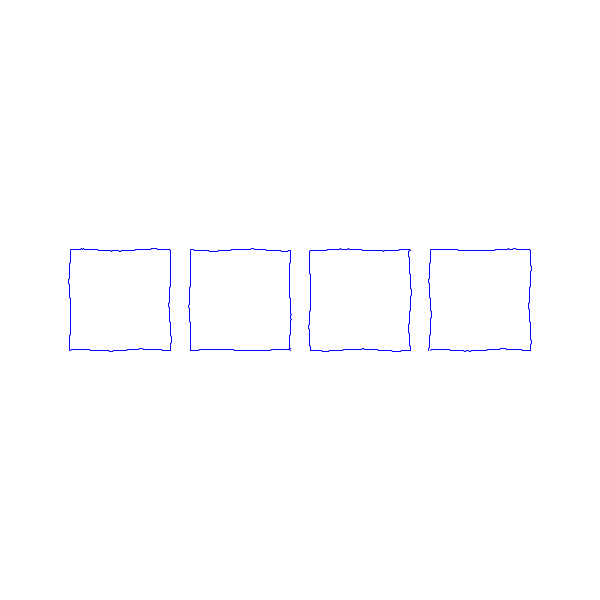
Frame 1 (no input)
Frame 60 (the mouse pressed at the canvas centre just before this capture): identical to frame 1, image omitted
Frame 120 (the mouse held since frame 60 and released just before this capture): identical to frame 1, image omitted

The Processing sketch that drew this single still picture (run headless with seeded random() and noise(); from frame 60 on, the mouse is pressed at the canvas centre):

// Processing sketch: processing_151233
// ── processing_151233.pde


void setup() {
  size ( 600, 600 );
  noFill();
  rectMode( CENTER );
}

void draw() {
  background( 255 );
  int size = 100;
  //int x = width / 2;
  int y = height / 2;

  stroke( 0, 0, 255);
  for (int x=0; x<480; x+=size+20) {
    roughRect( 70+x, y-50, size, size);
  }
}





void roughRect( int xPos, int yPos, int sizeWidth, int sizeHeight ) {
  // you can change this
  float variance = 2; 

  // I don't recommend changing these
  float xstep = 1;
  float ystep = 1;
  float lastx = -999;
  float lasty = -999;
  float angle = xPos*yPos; // make sure each rectangle has a different roughness 
  float y = yPos;
  float x = xPos;

  // draw top left to top right
  for ( int x1=xPos; x1<xPos+sizeWidth; x1+=xstep ) {
    float rad = radians(angle);
    y = yPos + (pow( sin(rad), 3) * noise( rad*2 ) * variance );
    if ( lastx > -999 ) {
      line( x1, y, lastx, lasty );
    }
    lastx = x1;  
    lasty = y;
    angle+=5;
  }
  line( lastx, lasty, xPos+sizeWidth, yPos );

  // draw top right to bottom right
  ystep = 1;
  lastx = -999;
  lasty = -999;
  x = xPos + sizeWidth;

  for ( int y1=yPos; y1<yPos+sizeHeight; y1+=ystep ) {
    float rad = radians(angle);
    x = xPos + sizeWidth + (pow( sin(rad), 3) * noise( rad*2 ) * variance );
    if ( lasty > -999 ) {
      line( x, y1, lastx, lasty );
    }
    lastx = x;  
    lasty = y1;
    angle+=5;
  }
  line( lastx, lasty, xPos+sizeWidth, yPos+sizeHeight );

  // draw bottom right to bottomleft
  xstep = 1;
  lastx = -999;
  lasty = -999;
  y = yPos + sizeHeight-(sizeHeight/2);

  for ( int x1=xPos+sizeWidth; x1>xPos; x1-=xstep ) {
    float rad = radians(angle);
    y = yPos + sizeHeight + (pow( sin(rad), 3) * noise( rad*2 ) * variance );
    if ( lastx > -999 ) {
      line( x1, y, lastx, lasty );
    }
    lastx = x1;  
    lasty = y;
    angle+=5;
  }
  line( lastx, lasty, xPos, yPos+sizeHeight );

  // draw bottom left to top left
  ystep = 1;
  lastx = -999;
  lasty = -999;
  x = xPos;

  for ( int y1=yPos+sizeHeight; y1>yPos; y1-=ystep ) {
    float rad = radians(angle);
    x = xPos + (pow( sin(rad), 3) * noise( rad*2 ) * variance );
    if ( lasty > -999 ) {
      line( x, y1, lastx, lasty );
    }
    lastx = x;  
    lasty = y1;
    angle+=5;
  }
  line( lastx, lasty, xPos, yPos );
}
